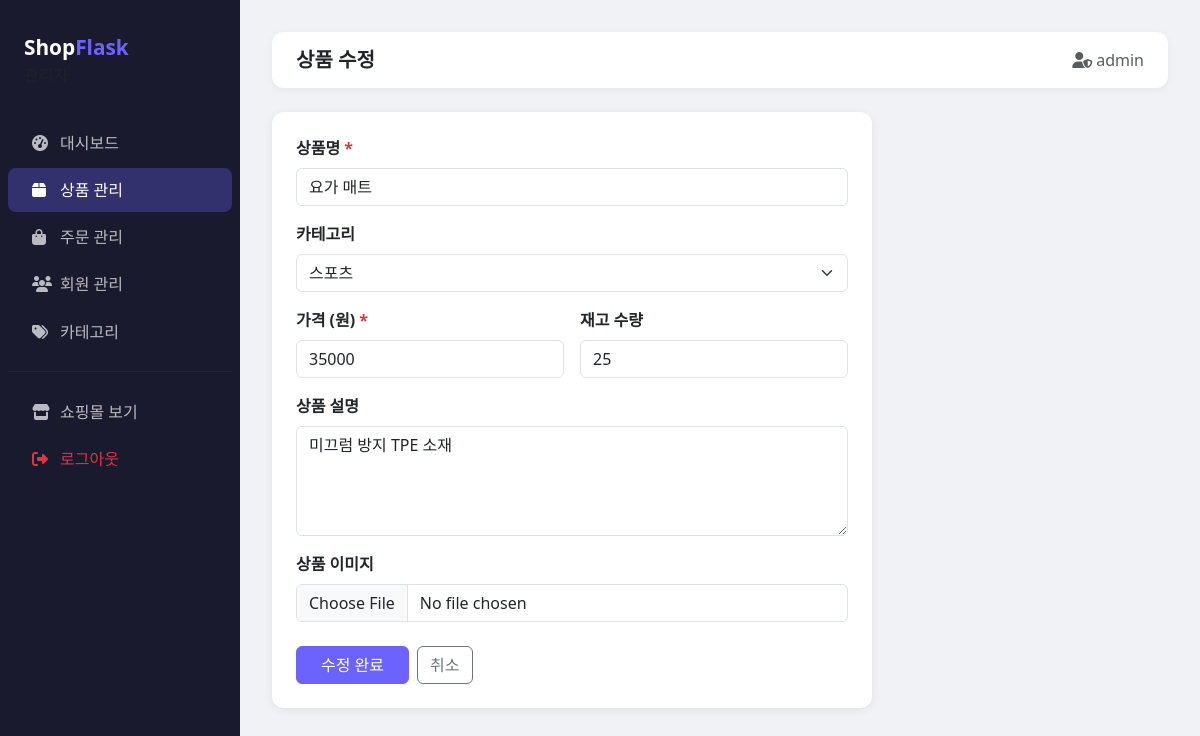
Page /admin/products/5/edit (signed in) on the committed database.
### models/user.py (models this page shows)
class User(db.Model, UserMixin):
    __tablename__ = 'users'
    id = db.Column(db.Integer, primary_key=True)
    username = db.Column(db.String(50), unique=True, nullable=False)
    email = db.Column(db.String(120), unique=True, nullable=False)
    password = db.Column(db.String(200), nullable=False)
    is_admin = db.Column(db.Boolean, default=False)
    created_at = db.Column(db.DateTime, default=datetime.utcnow)
    orders = db.relationship('Order', backref='customer', lazy=True)
    cart_items = db.relationship('CartItem', backref='user', lazy=True, cascade='all, delete-orphan')

### models/product.py (models this page shows)
class Product(db.Model):
    __tablename__ = 'products'
    id = db.Column(db.Integer, primary_key=True)
    name = db.Column(db.String(100), nullable=False)
    description = db.Column(db.Text)
    price = db.Column(db.Integer, nullable=False)
    stock = db.Column(db.Integer, default=0)
    image = db.Column(db.String(200), default='default.png')
    category_id = db.Column(db.Integer, db.ForeignKey('categories.id'))
    created_at = db.Column(db.DateTime, default=datetime.utcnow)
    order_items = db.relationship('OrderItem', backref='product', lazy=True)
    cart_items = db.relationship('CartItem', backref='product', lazy=True)

class Category(db.Model):
    __tablename__ = 'categories'
    id = db.Column(db.Integer, primary_key=True)
    name = db.Column(db.String(50), unique=True, nullable=False)
    products = db.relationship('Product', backref='category', lazy=True)

### routes/admin.py (the view, shortened to what this page needs)
@admin_bp.route('/products/<int:product_id>/edit', methods=['GET', 'POST'])
@admin_required
def edit_product(product_id):
    product = Product.query.get_or_404(product_id)
    categories = Category.query.all()
    return render_template('admin/product_form.html', categories=categories, product=product)

### models/user.py (called while the page is built)
@login_manager.user_loader
def load_user(user_id):
    return User.query.get(int(user_id))

### routes/admin.py (called while the page is built)
def admin_required(f):
    @wraps(f)
    def decorated(*args, **kwargs):
        if not current_user.is_authenticated or not current_user.is_admin:
            flash('관리자 권한이 필요합니다.', 'danger')
            return redirect(url_for('user.index'))
        return f(*args, **kwargs)
    return login_required(decorated)

### templates/admin/product_form.html (shortened to what this page needs)
{% extends 'admin/base_admin.html' %}
{% block page_title %}{% if product %}상품 수정{% else %}새 상품 등록{% endif %}{% endblock %}
{% block content %}
<div class="card" style="max-width:600px">
  <div class="card-body p-4">
    <form method="POST" enctype="multipart/form-data">
      <div class="mb-3">
        <label class="form-label fw-semibold">상품명 <span class="text-danger">*</span></label>
        <input type="text" name="name" class="form-control" value="{{ product.name if product else '' }}" required>
      </div>
      <div class="mb-3">
        <label class="form-label fw-semibold">카테고리</label>
        <select name="category_id" class="form-select">
          {% for cat in categories %}
          <option value="{{ cat.id }}" {% if product and product.category_id == cat.id %}selected{% endif %}>{{ cat.name }}</option>
          {% endfor %}
        </select>
      </div>
      <div class="row g-3 mb-3">
        <div class="col-6">
          <label class="form-label fw-semibold">가격 (원) <span class="text-danger">*</span></label>
          <input type="number" name="price" class="form-control" value="{{ product.price if product else '' }}" min="0" required>
        </div>
        <div class="col-6">
          <label class="form-label fw-semibold">재고 수량</label>
          <input type="number" name="stock" class="form-control" value="{{ product.stock if product else 0 }}" min="0">
        </div>
      </div>
      <div class="mb-3">
        <label class="form-label fw-semibold">상품 설명</label>
        <textarea name="description" class="form-control" rows="4" placeholder="상품 설명을 입력하세요">{{ product.description if product else '' }}</textarea>
      </div>
      <div class="mb-4">
        <label class="form-label fw-semibold">상품 이미지</label>
        <input type="file" name="image" class="form-control" accept="image/*">
      </div>
      <div class="d-flex gap-2">
        <button type="submit" class="btn btn-primary px-4">{% if product %}수정 완료{% else %}등록{% endif %}</button>
        <a href="{{ url_for('admin.products') }}" class="btn btn-outline-secondary">취소</a>
      </div>
    </form>
  </div>
</div>
{% endblock %}

### templates/admin/base_admin.html (shortened to what this page needs)
<!DOCTYPE html>
<html lang="ko">
<head>
  <link href="https://cdnjs.cloudflare.com/ajax/libs/bootstrap/5.3.0/css/bootstrap.min.css" rel="stylesheet">
  <link href="https://cdnjs.cloudflare.com/ajax/libs/font-awesome/6.4.0/css/all.min.css" rel="stylesheet">
</head>
<body>
<div class="sidebar">
  <div class="brand">Shop<span>Flask</span> <small class="d-block text-muted fs-6 fw-normal">관리자</small></div>
  <nav class="nav flex-column">
    <a class="nav-link {% if request.endpoint == 'admin.dashboard' %}active{% endif %}" href="{{ url_for('admin.dashboard') }}"><i class="fas fa-tachometer-alt me-2"></i>대시보드</a>
    <a class="nav-link {% if 'product' in request.endpoint %}active{% endif %}" href="{{ url_for('admin.products') }}"><i class="fas fa-box me-2"></i>상품 관리</a>
    <a class="nav-link {% if request.endpoint == 'admin.orders' %}active{% endif %}" href="{{ url_for('admin.orders') }}"><i class="fas fa-shopping-bag me-2"></i>주문 관리</a>
    <a class="nav-link {% if request.endpoint == 'admin.users' %}active{% endif %}" href="{{ url_for('admin.users') }}"><i class="fas fa-users me-2"></i>회원 관리</a>
    <a class="nav-link {% if request.endpoint == 'admin.categories' %}active{% endif %}" href="{{ url_for('admin.categories') }}"><i class="fas fa-tags me-2"></i>카테고리</a>
    <hr style="border-color: rgba(255,255,255,.2); margin: 1rem .5rem;">
    <a class="nav-link" href="{{ url_for('user.index') }}"><i class="fas fa-store me-2"></i>쇼핑몰 보기</a>
    <a class="nav-link text-danger" href="{{ url_for('auth.logout') }}"><i class="fas fa-sign-out-alt me-2"></i>로그아웃</a>
  </nav>
</div>
<div class="main-content">
  <div class="topbar">
    <h5 class="mb-0 fw-bold">{% block page_title %}대시보드{% endblock %}</h5>
    <span class="text-muted"><i class="fas fa-user-shield me-1"></i>{{ current_user.username }}</span>
  </div>
  {% block content %}{% endblock %}
</div>
</body>
</html>

### templates/admin/base_admin.html (style rules this page uses)
:root { --primary: #6c63ff; --dark: #1a1a2e; --sidebar-w: 240px; }
body { background: #f0f2f5; font-family: 'Segoe UI', sans-serif; }
.sidebar { width: var(--sidebar-w); background: var(--dark); min-height: 100vh; position: fixed; top: 0; left: 0; z-index: 100; padding-top: 1rem; }
.sidebar .brand { color: #fff; font-weight: 800; font-size: 1.3rem; padding: 1rem 1.5rem 2rem; }
.sidebar .brand span { color: var(--primary); }
.sidebar .nav-link { color: rgba(255,255,255,.7); padding: .6rem 1.5rem; border-radius: 8px; margin: 2px 8px; }
.sidebar .nav-link:hover, .sidebar .nav-link.active { background: rgba(108,99,255,.3); color: #fff; }
.sidebar .nav-link i { width: 20px; }
.main-content { margin-left: var(--sidebar-w); padding: 2rem; }
.topbar { background: #fff; border-radius: 12px; padding: 1rem 1.5rem; margin-bottom: 1.5rem; display: flex; justify-content: space-between; align-items: center; box-shadow: 0 2px 10px rgba(0,0,0,.05); }
.card { border: none; border-radius: 12px; box-shadow: 0 2px 10px rgba(0,0,0,.07); }
.btn-primary { background: var(--primary); border-color: var(--primary); }

### rows in the picture
User: username "admin"
Product: name "요가 매트", category_id "스포츠", price "35000", stock "25", description "미끄럼 방지 TPE 소재"
